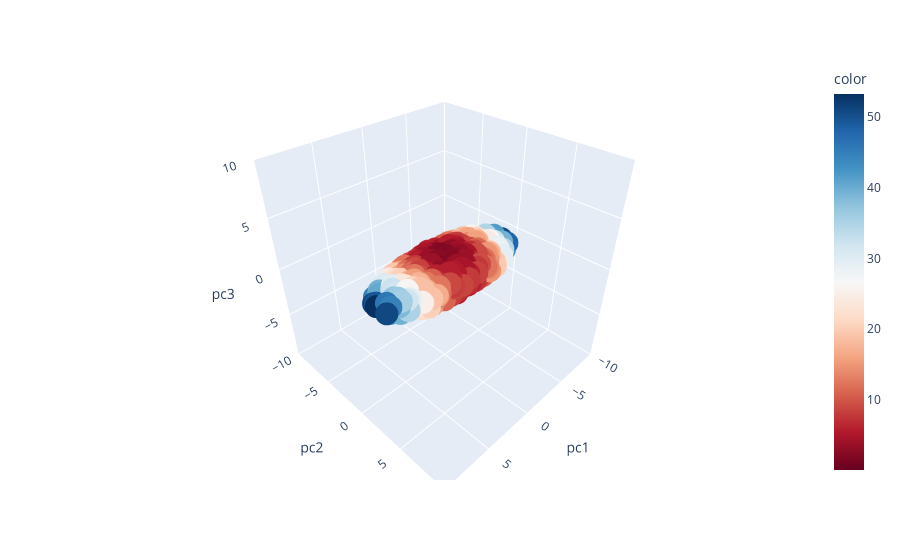

Notebook source saved alongside this figure:
### Markdown cell above
---

### [Tutorial 2] Visualizing the Principal Component Matrix

In some sense, we can think of $P$ as an output of the PCA procedure.

$P$ is a **rotation** of the data such that the data will now appear "axis aligned". Specifically, for a 3d dataset, if we plot PC1, PC2, and PC3 along the x, y, and z axes of our plot, then the greatest amount of variation happens along the x-axis, the second greatest amount along the y-axis, and the smallest amount along the z-axis. 

To visualize this, run the cell below, which will show our data now projected onto the principal component space. Compare with your original figure (from Tutorial 1 in this part), and observe that the data is exactly the same—only it is now rotated.

### Code cell
# just run this cell
surfboard_pcs = surfboard_pcs.rename(columns = {0: "pc1", 1: "pc2", 2: "pc3"})
fig = px.scatter_3d(colorize_surfboard_data(surfboard_pcs), 
                    x='pc1', y='pc2', z='pc3', range_x = [-10, 10], range_y = [-10, 10], range_z = [-10, 10], color = 'color', color_continuous_scale = 'RdBu');
fig.show();

### Figure 1 — Plotly figure (JSON) as saved in the notebook; plotly's stock layout.template omitted (floating-point values rounded to 4 significant figures; data arrays with more than 128 entries replaced by an {"elided": "..."} marker saying what was removed)
{"data": [{"hovertemplate": "pc1=%{x}<br>pc2=%{y}<br>pc3=%{z}<br>color=%{marker.color}<extra></extra>", "legendgroup": "", "marker": {"color": {"elided": "1000 float values"}, "coloraxis": "coloraxis", "symbol": "circle"}, "mode": "markers", "name": "", "scene": "scene", "showlegend": false, "type": "scatter3d", "x": {"elided": "1000 float values"}, "y": {"elided": "1000 float values"}, "z": {"elided": "1000 float values"}}], "layout": {"coloraxis": {"colorbar": {"title": {"text": "color"}}, "colorscale": [[0, "rgb(103,0,31)"], [0.1, "rgb(178,24,43)"], [0.2, "rgb(214,96,77)"], [0.3, "rgb(244,165,130)"], [0.4, "rgb(253,219,199)"], [0.5, "rgb(247,247,247)"], [0.6, "rgb(209,229,240)"], [0.7, "rgb(146,197,222)"], [0.8, "rgb(67,147,195)"], [0.9, "rgb(33,102,172)"], [1, "rgb(5,48,97)"]]}, "legend": {"tracegroupgap": 0}, "margin": {"t": 60}, "scene": {"domain": {"x": [0, 1], "y": [0, 1]}, "xaxis": {"range": [-10, 10], "title": {"text": "pc1"}}, "yaxis": {"range": [-10, 10], "title": {"text": "pc2"}}, "zaxis": {"range": [-10, 10], "title": {"text": "pc3"}}}}}
